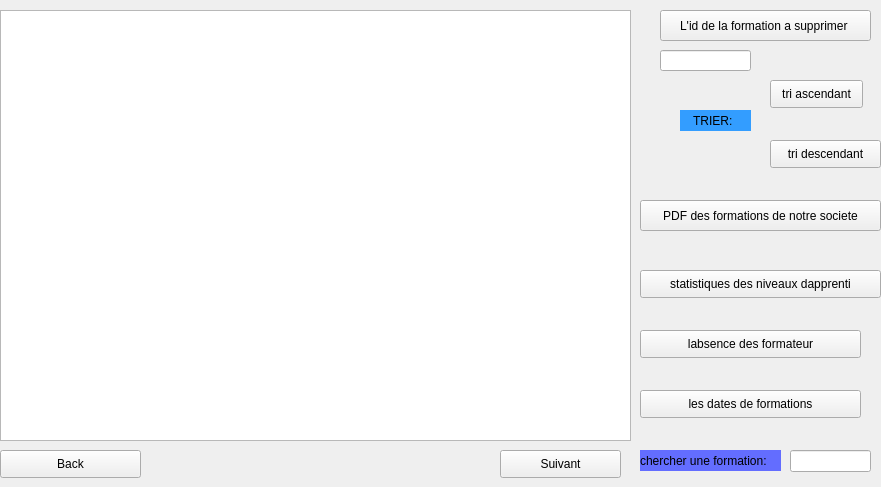
             <widget class="QWidget" name="page_17">
              <property name="maximumSize">
               <size>
                <width>881</width>
                <height>531</height>
               </size>
              </property>
              <widget class="QTableView" name="tableView">
               <property name="geometry">
                <rect>
                 <x>0</x>
                 <y>10</y>
                 <width>631</width>
                 <height>431</height>
                </rect>
               </property>
              </widget>
              <widget class="QPushButton" name="nourchangerpage2a1">
               <property name="geometry">
                <rect>
                 <x>0</x>
                 <y>450</y>
                 <width>141</width>
                 <height>28</height>
                </rect>
               </property>
               <property name="text">
                <string>Back</string>
               </property>
              </widget>
              <widget class="QPushButton" name="nourpushButtonDatesFormations">
               <property name="geometry">
                <rect>
                 <x>640</x>
                 <y>390</y>
                 <width>221</width>
                 <height>28</height>
                </rect>
               </property>
               <property name="text">
                <string>les dates de formations</string>
               </property>
              </widget>
              <widget class="QPushButton" name="nourpdf">
               <property name="geometry">
                <rect>
                 <x>640</x>
                 <y>200</y>
                 <width>241</width>
                 <height>31</height>
                </rect>
               </property>
               <property name="text">
                <string>PDF des formations de notre societe</string>
               </property>
              </widget>
              <widget class="QPushButton" name="nourstatistiqueButton">
               <property name="geometry">
                <rect>
                 <x>640</x>
                 <y>270</y>
                 <width>241</width>
                 <height>28</height>
                </rect>
               </property>
               <property name="text">
                <string>statistiques des niveaux dapprenti</string>
               </property>
              </widget>
              <widget class="QPushButton" name="nourabsenceformateurs">
               <property name="geometry">
                <rect>
                 <x>640</x>
                 <y>330</y>
                 <width>221</width>
                 <height>28</height>
                </rect>
               </property>
               <property name="text">
                <string>labsence des formateur</string>
               </property>
              </widget>
              <widget class="QLineEdit" name="lineEdit_3">
               <property name="geometry">
                <rect>
                 <x>790</x>
                 <y>450</y>
                 <width>81</width>
                 <height>22</height>
                </rect>
               </property>
              </widget>
              <widget class="QPushButton" name="nourbouttsupp">
               <property name="geometry">
                <rect>
                 <x>660</x>
                 <y>10</y>
                 <width>211</width>
                 <height>31</height>
                </rect>
               </property>
               <property name="text">
                <string>L'id de la formation a supprimer </string>
               </property>
              </widget>
              <widget class="QLabel" name="label_32">
               <property name="geometry">
                <rect>
                 <x>680</x>
                 <y>110</y>
                 <width>71</width>
                 <height>21</height>
                </rect>
               </property>
               <property name="styleSheet">
                <string notr="true">background-color: rgb(51, 157, 255);</string>
               </property>
               <property name="text">
                <string>    TRIER:</string>
               </property>
              </widget>
              <widget class="QLabel" name="label_33">
               <property name="geometry">
                <rect>
                 <x>640</x>
                 <y>450</y>
                 <width>141</width>
                 <height>21</height>
                </rect>
               </property>
               <property name="styleSheet">
                <string notr="true"> 
 
background-color: rgb(99, 109, 255);</string>
               </property>
               <property name="text">
                <string>chercher une formation:</string>
               </property>
              </widget>
              <widget class="QPushButton" name="nourtridecendant">
               <property name="geometry">
                <rect>
                 <x>770</x>
                 <y>140</y>
                 <width>111</width>
                 <height>28</height>
                </rect>
               </property>
               <property name="text">
                <string>tri descendant</string>
               </property>
              </widget>
              <widget class="QPushButton" name="nourtriacsendant">
               <property name="geometry">
                <rect>
                 <x>770</x>
                 <y>80</y>
                 <width>93</width>
                 <height>28</height>
                </rect>
               </property>
               <property name="text">
                <string>tri ascendant</string>
               </property>
              </widget>
              <widget class="QLineEdit" name="lineEditIDFormateur">
               <property name="geometry">
                <rect>
                 <x>660</x>
                 <y>50</y>
                 <width>91</width>
                 <height>21</height>
                </rect>
               </property>
              </widget>
              <widget class="QPushButton" name="pushButton_2000">
               <property name="geometry">
                <rect>
                 <x>500</x>
                 <y>450</y>
                 <width>121</width>
                 <height>28</height>
                </rect>
               </property>
               <property name="text">
                <string>Suivant</string>
               </property>
              </widget>
             </widget>
